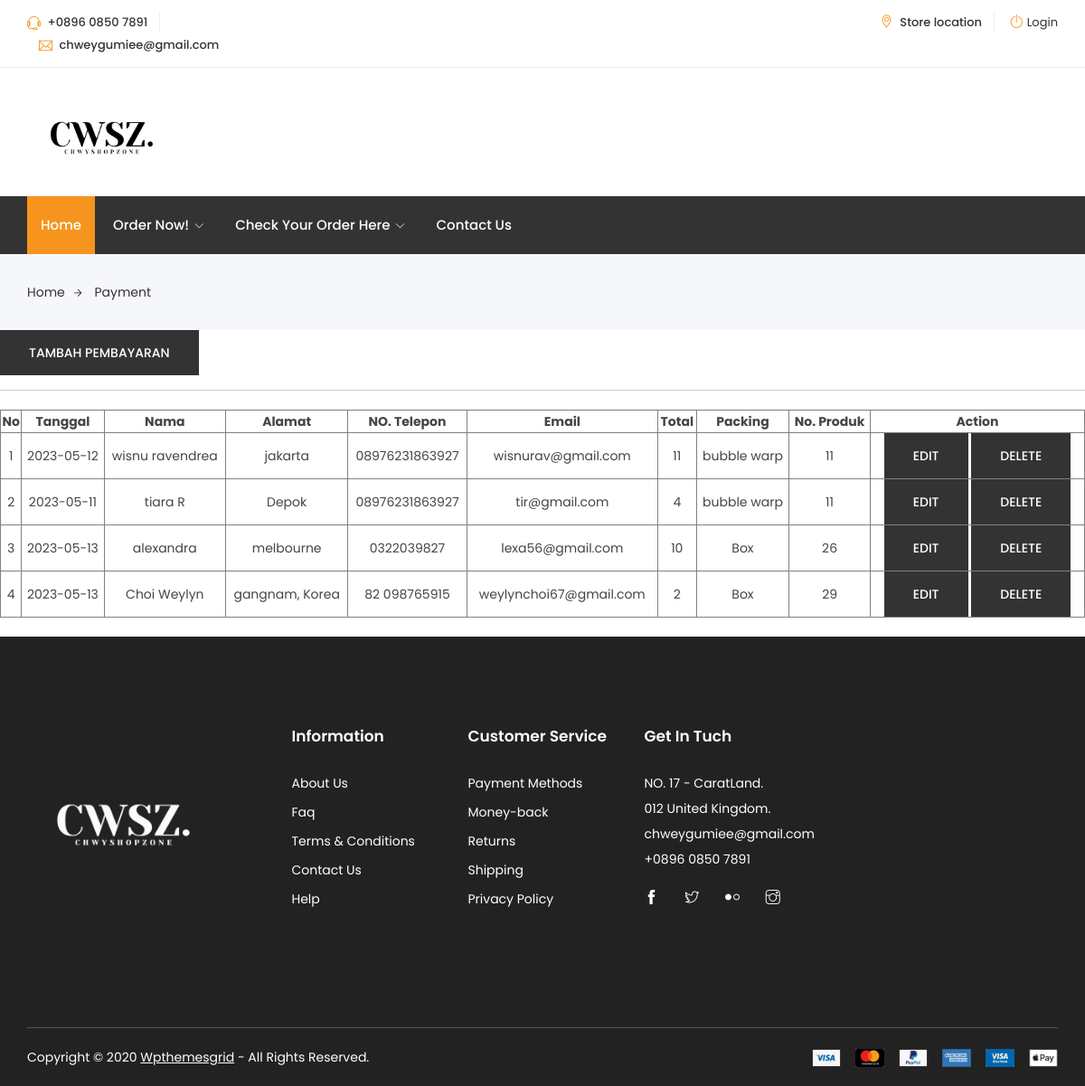
The app's page /payment.php with its own data.
### tables this page shows
CREATE TABLE `pesanan` (
  `id` int(11) NOT NULL,
  `tanggal` varchar(45) DEFAULT NULL,
  `nama_pemesan` varchar(45) DEFAULT NULL,
  `alamat_pemesan` varchar(45) DEFAULT NULL,
  `no_hp` varchar(45) DEFAULT NULL,
  `email` varchar(45) DEFAULT NULL,
  `jumlah_pesanan` int(11) DEFAULT NULL,
  `deskripsi` text DEFAULT NULL,
  `produk_id` int(11) DEFAULT NULL
);

### payment.php (the view, shortened to what this page needs)
<?php
    require_once 'dbkoneksi.php';
    $sql = "SELECT * FROM pesanan";
    $stmt = $dbh->prepare($sql);
    $stmt->execute();
?>
<!DOCTYPE html>
<html lang="zxx">
<head>
	<link rel="stylesheet" href="css/bootstrap.css">
    <link rel="stylesheet" href="css/magnific-popup.min.css">
    <link rel="stylesheet" href="css/font-awesome.css">
	<link rel="stylesheet" href="css/jquery.fancybox.min.css">
    <link rel="stylesheet" href="css/themify-icons.css">
    <link rel="stylesheet" href="css/niceselect.css">
    <link rel="stylesheet" href="css/animate.css">
    <link rel="stylesheet" href="css/flex-slider.min.css">
    <link rel="stylesheet" href="css/owl-carousel.css">
    <link rel="stylesheet" href="css/slicknav.min.css">
	<link rel="stylesheet" href="css/reset.css">
	<link rel="stylesheet" href="style.css">
    <link rel="stylesheet" href="css/responsive.css">
</head>
<body class="js">
		<header class="header shop">
			<div class="topbar">
				<div class="container">
					<div class="row">
						<div class="col-lg-4 col-md-12 col-12">
							<div class="top-left">
								<ul class="list-main">
									<li><i class="ti-headphone-alt"></i> +0896 0850 7891</li>
									<li><i class="ti-email"></i> chweygumiee@gmail.com</li>
								</ul>
							</div>
						</div>
						<div class="col-lg-8 col-md-12 col-12">
							<div class="right-content">
								<ul class="list-main">
									<li><i class="ti-location-pin"></i> Store location</li>
									<li><i class="ti-power-off"></i><a href="login.php">Login</a></li>
								</ul>
							</div>
						</div>
					</div>
				</div>
			</div>
			<div class="middle-inner">
				<div class="container">
					<div class="row">
						<div class="col-lg-2 col-md-2 col-12">
						<div class="logo">
							<a href="index.php?hal=home"><img src="images/logonew.png" alt="logo"></a>
						</div>
						</div>
					</div>
				</div>
			</div>
			<div class="header-inner">
				<div class="container">
					<div class="cat-nav-head">
						<div class="row">
							<div class="col-12">
								<div class="menu-area">
									<nav class="navbar navbar-expand-lg">
										<div class="navbar-collapse">
											<div class="nav-inner">
												<ul class="nav main-menu menu navbar-nav">
													<li class="active"><a href="index.php?hal=home">Home</a></li>
													<li><a href="#">order now!<i class="ti-angle-down"></i></a>
													</li>
													<li><a href="#">Check Your order here<i class="ti-angle-down"></i></a>
													</li>
													<li><a href="contact.php">Contact Us</a></li>
												</ul>
											</div>
										</div>
									</nav>
								</div>
							</div>
						</div>
					</div>
				</div>
			</div>
		</header>
	<div class="breadcrumbs">
		<div class="container">
			<div class="row">
				<div class="col-12">
					<div class="bread-inner">
						<ul class="bread-list">
							<li><a href="index.php?hal=home">Home<i class="ti-arrow-right"></i></a></li>
							<li class="active"><a href="payment.php">Payment</a></li>
						</ul>
					</div>
				</div>
			</div>
		</div>
	</div>
<!DOCTYPE html>
<html lang="en">
<head>
</head>
<body>
    <a class="btn text-white" href="checkout.php">TAMBAH PEMBAYARAN</a>
    <hr>
    <table class="text-center" border="1">
        <thead>
            <tr>
                <th>No</th>
                <th>Tanggal</th>
                <th>Nama</th>
                <th>Alamat</th>
                <th>NO. Telepon</th>
                <th>Email</th>
                <th>Total</th>
                <th>Packing</th>
                <th>No. Produk</th>
                <th>Action</th>
            </tr>
        </thead>
        <tbody>
            <?php
                $number = 1;
                while($row = $stmt->fetch(PDO::FETCH_ASSOC)) :
            ?>
           <tr>
                <td> <?= $number ?> </td>
                <td> <?=$row['tanggal']  ?> </td>
                <td> <?=$row['nama_pemesan']  ?> </td>
                <td> <?=$row['alamat_pemesan']?> </td>
                <td> <?=$row['no_hp']  ?> </td>
                <td> <?=$row['email']  ?> </td>
                <td> <?=$row['jumlah_pesanan']  ?> </td>
                <td> <?=$row['deskripsi']  ?> </td>
                <td> <?=$row['produk_id']  ?> </td>
                <td>
                    <a class="btn" href="edit_payment.php?id=<?= $row['id'] ?> ">EDIT</a>
                    <a class="btn" href="delete_payment.php?id=<?=$row['id']?>"
                    onclick="if(!confirm('Anda Yakin Hapus Data Pemesanan <?=$row['nama_pemesan']?>?')) {return false}"
                    >Delete</a>
                </td>
           </tr>
           <?php
                $number++;
                endwhile;
           ?>
        </tbody>
    </table>
</body>
</html>
	<footer class="footer">
		<div class="footer-top section">
			<div class="container">
				<div class="row">
					<div class="col-lg-3 col-md-6 col-12">
						<div class="single-footer about">
							<div class="logo">
								<a href="index.html"><img src="images/logonew2.png" alt="#"></a>
							</div>
						</div>
					</div>
					<div class="col-lg-2 col-md-6 col-12">
						<div class="single-footer links">
							<h4>Information</h4>
							<ul>
								<li><a href="contact.php">About Us</a></li>
								<li><a href="#">Faq</a></li>
								<li><a href="#">Terms & Conditions</a></li>
								<li><a href="contact.php">Contact Us</a></li>
								<li><a href="#">Help</a></li>
							</ul>
						</div>
					</div>
					<div class="col-lg-2 col-md-6 col-12">
						<div class="single-footer links">
							<h4>Customer Service</h4>
							<ul>
								<li><a href="#">Payment Methods</a></li>
								<li><a href="#">Money-back</a></li>
								<li><a href="#">Returns</a></li>
								<li><a href="#">Shipping</a></li>
								<li><a href="#">Privacy Policy</a></li>
							</ul>
						</div>
					</div>
					<div class="col-lg-3 col-md-6 col-12">
						<div class="single-footer social">
							<h4>Get In Tuch</h4>
							<div class="contact">
								<ul>
									<li>NO. 17 - CaratLand.</li>
									<li>012 United Kingdom.</li>
									<li>chweygumiee@gmail.com</li>
									<li> +0896 0850 7891</li>
								</ul>
							</div>
							<ul>
								<li><a href="#"><i class="ti-facebook"></i></a></li>
								<li><a href="#"><i class="ti-twitter"></i></a></li>
								<li><a href="#"><i class="ti-flickr"></i></a></li>
								<li><a href="#"><i class="ti-instagram"></i></a></li>
							</ul>
						</div>
					</div>
				</div>
			</div>
		</div>
		<div class="copyright">
			<div class="container">
				<div class="inner">
					<div class="row">
						<div class="col-lg-6 col-12">
							<div class="left">
								<p>Copyright © 2020 <a href="http://www.wpthemesgrid.com" target="_blank">Wpthemesgrid</a>  -  All Rights Reserved.</p>
							</div>
						</div>
						<div class="col-lg-6 col-12">
							<div class="right">
								<img src="images/payments.png" alt="#">
							</div>
						</div>
					</div>
				</div>
			</div>
		</div>
	</footer>
</body>
</html>

### records on screen
pesanan: tanggal "2023-05-12", nama_pemesan "wisnu ravendrea", alamat_pemesan "jakarta", no_hp "08976231863927", email "wisnurav@gmail.com", jumlah_pesanan "11", deskripsi "bubble warp", produk "11"
pesanan: tanggal "2023-05-11", nama_pemesan "tiara R", alamat_pemesan "Depok", no_hp "08976231863927", email "tir@gmail.com", jumlah_pesanan "4", deskripsi "bubble warp", produk "11"
pesanan: tanggal "2023-05-13", nama_pemesan "alexandra", alamat_pemesan "melbourne", no_hp "0322039827", email "lexa56@gmail.com", jumlah_pesanan "10", deskripsi "Box", produk "26"
pesanan: tanggal "2023-05-13", nama_pemesan "Choi Weylyn", alamat_pemesan "gangnam, Korea", no_hp "82 098765915", email "weylynchoi67@gmail.com", jumlah_pesanan "2", deskripsi "Box", produk "29"
